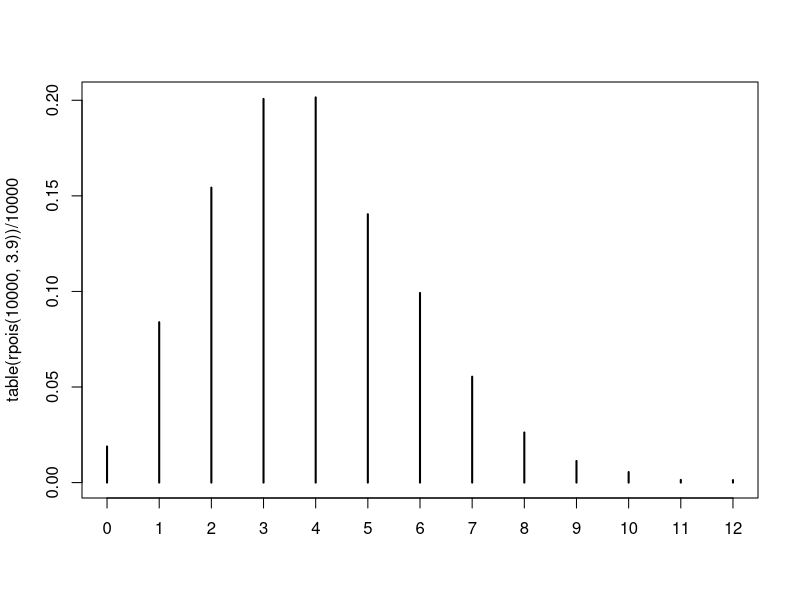

This figure's R source:
# 3.16
# a
print(mean(replicate(10000, sample(c(0,0,0,1), 20, replace=TRUE))))
# b
print(mean(replicate(10000, sum(sample(c(0,0,0,1), 20, replace=TRUE)) >= 10)))

# 3.17
# a
print(mean(replicate(10000, sum(sample(c(1, 0), 10, replace=TRUE, prob=c(0.91, 0.09))))))
# b
print(mean(replicate(10000, sum(sample(c(1, 0), 10, replace=TRUE, prob=c(0.91, 0.09))) >= 8)))

# 3.18
print(mean(replicate(10000, {
  temp <- sample(c(1, 0), 20, replace=TRUE, prob=c(0.91, 0.09));
  return(sum(temp)==19 && temp[20]==0);
})))

# 3.23
print(var(replicate(10000, sample(c(0, 1, 2, 3), 1, prob=c(1/4, 1/2, 1/8, 1/8)))))
print(sd(replicate(10000, sample(c(0, 1, 2, 3), 1, prob=c(1/4, 1/2, 1/8, 1/8)))))

# 3.27
# a
print(var(rbinom(10000, 100, 0.2 )))
print(var(rbinom(10000, 40, 0.5)))
# b
print(var(replicate(10000, rbinom(1, 100, 0.2)+rbinom(1, 40, 0.5))))
print(var(rbinom(10000, 100, 0.2 ))+var(rbinom(10000, 40, 0.5)))

# 3.32
# a
print(mean(replicate(10000, {
  return(sum(replicate(36, {
    note <- sample(1:12, 1);
    guess <- sample(1:12, 1);
    if (note == guess) {
      return(1)
    } else if (guess+1 == note || guess-1 == note) {
      return(3/4)
    } else {
      return(0)
    }
  })))
})))
# b
print(sd(replicate(10000, {
  return(sum(replicate(36, {
    note <- sample(1:12, 1);
    guess <- sample(1:12, 1);
    if (note == guess) {
      return(1)
    } else if (guess+1 == note || guess-1 == note) {
      return(3/4)
    } else {
      return(0)
    }
  })))
})))

# 3.33
# a
plot(table(rpois(10000, 3.9))/10000)
# b
print(mean(rpois(10000, 3.9)))
# c
a <- mean(rpois(10000, 3.9))-1/2
print(mean(replicate(10000, {
  X <- rpois(1, 3.9)
  return(a <= X && X <= a+1)
})))
# d
b <- mean(rpois(10000, 3.9))-1
print(mean(replicate(10000, {
  X <- rpois(1, 3.9)
  return(b <= X && X <= b+1)
})))

# 4.1
# a
print(mean(replicate(10000, runif(1)*2>= 1/2)))
# b

print(mean(replicate(10000, {
  X <- runif(1, min=1/4)
  return(X*2>= 1/2)
})))

# 4.6
# b
print(mean(replicate(10000, 3*(1-runif(1))^2)))
print(var(replicate(10000, 3*(1-runif(1))^2)))